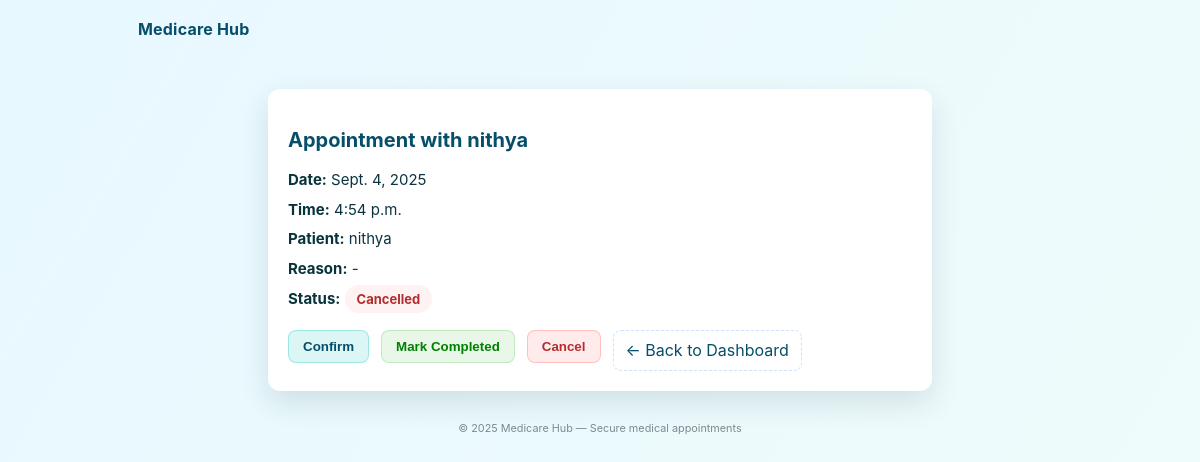
The page /accounts/doctor/appointments/12/ (signed in) on the database its author committed.
### accounts/models.py (models this page shows, shortened)
class Appointment(models.Model):
    patient = models.ForeignKey(
        Patient,
        on_delete=models.CASCADE,
        related_name="appointments"   # ✅ clean reverse relation
    )
    doctor = models.ForeignKey(
        Doctor,
        on_delete=models.CASCADE,
        related_name="appointments"   # ✅ clean reverse relation
    )
    date = models.DateField()
    time = models.TimeField()
    status = models.CharField(
        max_length=20,
        choices=[
            ('Pending', 'Pending'),
            ('Confirmed', 'Confirmed'),
            ('Cancelled', 'Cancelled'),
            ('Completed', 'Completed')
        ],
        default='Pending'
    )
    reason = models.TextField(null=True, blank=True)

class Patient(models.Model):
    user = models.OneToOneField(User,null=True,on_delete=models.CASCADE)
    phone = models.CharField(max_length=200,null=True)
    address = models.TextField(null=True,blank=True)
    age = models.IntegerField(null=True)
    gender = models.CharField(max_length=10,choices=[('Male','Male'),('Female','Female'),('Other','Other')],null=True)
    blood_group = models.CharField(max_length=200,null=True)

### accounts/views.py (the view)
# urls.py: path("doctor/appointments/<int:appointment_id>/", views.doctor_patient_appointment_detail, name="doctor_patient_appointment_detail"),
@login_required
def doctor_patient_appointment_detail(request, appointment_id):
    appointment = get_object_or_404(Appointment, id=appointment_id)
    if not request.user.groups.filter(name="doctor").exists():
        messages.error(request, "You do not have permission to view this page.")
        return redirect("doctor_dashboard")
    context = {"appointment": appointment}
    return render(request, "accounts/doctor_patient_appointment_detail.html", context)

### accounts/templates/accounts/doctor_patient_appointment_detail.html (shortened to what this page needs)
{% load static %}
<!DOCTYPE html>
<html lang="en">
<head>
  <link rel="stylesheet" href="{% static 'css/style.css' %}">
</head>
<body>
  <header class="site-header">
    <div class="site-brand">
      <span class="brand-name">Medicare Hub</span>
    </div>
  </header>
  <main class="detail-wrap">
    <section class="card">
      <h1>Appointment with {{ appointment.patient.user.username }}</h1>
      <p><strong>Date:</strong> {{ appointment.date }}</p>
      <p><strong>Time:</strong> {{ appointment.time }}</p>
      <p><strong>Patient:</strong> {{ appointment.patient.user.username }}</p>
      <p><strong>Reason:</strong> {{ appointment.reason|default:"-" }}</p>
      <p><strong>Status:</strong>
        <span class="status-pill status-{{ appointment.status|lower }}">{{ appointment.status }}</span>
      </p>
      <div class="btn-group">
        <form method="post" action="{% url 'update_appointment_status' appointment.id 'Confirmed' %}">
          <button type="submit" class="btn-confirm">Confirm</button>
        </form>
        <form method="post" action="{% url 'update_appointment_status' appointment.id 'Completed' %}">
          <button type="submit" class="btn-complete">Mark Completed</button>
        </form>
        <form method="post" action="{% url 'update_appointment_status' appointment.id 'Cancelled' %}">
          <button type="submit" class="btn-cancel">Cancel</button>
        </form>
        <a href="{% url 'doctor_dashboard' %}" class="btn-ghost">← Back to Dashboard</a>
      </div>
    </section>
  </main>
  <footer class="site-footer">
    <small>© 2025 Medicare Hub — Secure medical appointments</small>
  </footer>
</body>
</html>

### accounts/static/css/style.css (style rules this page uses)
:root { --bg-1: linear-gradient(120deg,#e7f8ff 0%, #f0fcfb 100%); --accent: #0d6efd; --accent-2: #0ec2b6; --accent-deep: #064e6a; --card-bg: #ffffff; --muted: #7b8a92; --radius: 14px; --gap: 1rem; --max-width: 980px; --shadow: 0 12px 30px rgba(12,40,60,0.12); --glass: rgba(255,255,255,0.75); }
* { box-sizing: border-box; }
html,body { height: 100%; }
body { margin: 0; font-family: Inter, "Segoe UI", Roboto, system-ui, -apple-system, "Helvetica Neue", Arial; line-height: 1.45; color: #163238; background: var(--bg-1); -webkit-font-smoothing:antialiased; -moz-osx-font-smoothing:grayscale; }
.site-header { display:flex; align-items:center; padding: 18px 28px; max-width: var(--max-width); margin: 0 auto; }
.site-brand { display:flex; gap:12px; align-items:center; }
.brand-name { font-weight:700; letter-spacing:0.2px; color:var(--accent-deep); }
.site-footer { max-width: var(--max-width); margin: 18px auto 30px; padding: 0 20px; color: var(--muted); font-size:13px; display:flex; justify-content:center; }

### accounts/templates/accounts/doctor_patient_appointment_detail.html (style rules this page uses)
.detail-wrap { max-width:700px; margin:30px auto; padding:0 18px; }
.card { background:var(--card-bg); padding:20px; border-radius:12px; box-shadow:var(--shadow); }
h1 { font-size:20px; margin-bottom:14px; color:var(--accent-deep); }
p { margin:8px 0; font-size:15px; color:#0b3440; }
strong { color:#07333a; }
.btn-group { margin-top:20px; display:flex; gap:12px; flex-wrap:wrap; }
.btn-ghost { padding:8px 12px; border-radius:8px; border:1px dashed rgba(13,110,253,0.2); background:#fff; color:var(--accent-deep); text-decoration:none; }
.status-pill { padding:6px 12px; border-radius:999px; font-size:13px; font-weight:700; }
.status-cancelled { background: rgba(255,90,90,0.08); color:#b22e2e; }
.btn-confirm { background: rgba(14,194,182,0.15); color: var(--accent-deep); border: 1px solid rgba(14,194,182,0.3); font-weight:700; padding:8px 14px; border-radius:8px; cursor:pointer; }
.btn-complete { background: rgba(100,200,100,0.15); color: green; border: 1px solid rgba(100,200,100,0.3); font-weight:700; padding:8px 14px; border-radius:8px; cursor:pointer; }
.btn-cancel { background: rgba(255,90,90,0.12); color: #b22e2e; border: 1px solid rgba(255,90,90,0.3); font-weight:700; padding:8px 14px; border-radius:8px; cursor:pointer; }

### rows shown on the page
Appointment: patient.user.username "nithya", date "Sept. 4, 2025", time "4:54 p.m.", reason "-", status "Cancelled"
